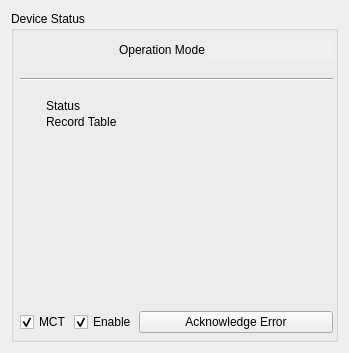
<?xml version="1.0" encoding="UTF-8"?>
<ui version="4.0">
 <class>ControllerStatus</class>
 <widget class="QWidget" name="ControllerStatus">
  <property name="enabled">
   <bool>true</bool>
  </property>
  <property name="geometry">
   <rect>
    <x>0</x>
    <y>0</y>
    <width>349</width>
    <height>353</height>
   </rect>
  </property>
  <property name="windowTitle">
   <string>Form</string>
  </property>
  <layout class="QGridLayout" name="gridLayout">
   <item row="0" column="0">
    <widget class="QGroupBox" name="groupBox_9">
     <property name="enabled">
      <bool>true</bool>
     </property>
     <property name="minimumSize">
      <size>
       <width>0</width>
       <height>0</height>
      </size>
     </property>
     <property name="title">
      <string>Device Status</string>
     </property>
     <layout class="QGridLayout" name="gridLayout_9">
      <property name="leftMargin">
       <number>6</number>
      </property>
      <property name="topMargin">
       <number>9</number>
      </property>
      <property name="rightMargin">
       <number>2</number>
      </property>
      <property name="bottomMargin">
       <number>6</number>
      </property>
      <property name="spacing">
       <number>2</number>
      </property>
      <item row="12" column="0">
       <widget class="QLabel" name="label_5">
        <property name="maximumSize">
         <size>
          <width>24</width>
          <height>24</height>
         </size>
        </property>
        <property name="text">
         <string/>
        </property>
        <property name="pixmap">
         <pixmap resource="../../../res/res.qrc">:/res/image/icon/205.png</pixmap>
        </property>
        <property name="scaledContents">
         <bool>true</bool>
        </property>
       </widget>
      </item>
      <item row="13" column="0">
       <widget class="QLabel" name="label_6">
        <property name="maximumSize">
         <size>
          <width>24</width>
          <height>24</height>
         </size>
        </property>
        <property name="text">
         <string/>
        </property>
        <property name="pixmap">
         <pixmap resource="../../../res/res.qrc">:/res/image/icon/activity.png</pixmap>
        </property>
        <property name="scaledContents">
         <bool>true</bool>
        </property>
       </widget>
      </item>
      <item row="12" column="1">
       <widget class="QLabel" name="label_2">
        <property name="text">
         <string>Status</string>
        </property>
       </widget>
      </item>
      <item row="12" column="2" colspan="3">
       <widget class="QLabel" name="labWorkingStatus">
        <property name="text">
         <string/>
        </property>
       </widget>
      </item>
      <item row="13" column="1">
       <widget class="QLabel" name="label_4">
        <property name="text">
         <string>Record Table</string>
        </property>
       </widget>
      </item>
      <item row="0" column="2">
       <widget class="QLabel" name="label">
        <property name="sizePolicy">
         <sizepolicy hsizetype="Preferred" vsizetype="Fixed">
          <horstretch>0</horstretch>
          <verstretch>0</verstretch>
         </sizepolicy>
        </property>
        <property name="text">
         <string>Operation Mode</string>
        </property>
       </widget>
      </item>
      <item row="13" column="2" colspan="3">
       <widget class="QLabel" name="labReccordName">
        <property name="text">
         <string/>
        </property>
       </widget>
      </item>
      <item row="0" column="3" colspan="2">
       <widget class="QLineEdit" name="edtOpMode">
        <property name="enabled">
         <bool>false</bool>
        </property>
        <property name="sizePolicy">
         <sizepolicy hsizetype="Expanding" vsizetype="Preferred">
          <horstretch>0</horstretch>
          <verstretch>0</verstretch>
         </sizepolicy>
        </property>
        <property name="frame">
         <bool>false</bool>
        </property>
       </widget>
      </item>
      <item row="14" column="1">
       <spacer name="verticalSpacer_2">
        <property name="orientation">
         <enum>Qt::Vertical</enum>
        </property>
        <property name="sizeHint" stdset="0">
         <size>
          <width>20</width>
          <height>40</height>
         </size>
        </property>
       </spacer>
      </item>
      <item row="10" column="1">
       <widget class="QLabel" name="labRole">
        <property name="toolTip">
         <string>User role</string>
        </property>
        <property name="text">
         <string/>
        </property>
       </widget>
      </item>
      <item row="15" column="0" rowspan="2" colspan="5">
       <layout class="QHBoxLayout" name="horizontalLayout">
        <property name="spacing">
         <number>2</number>
        </property>
        <item>
         <widget class="QCheckBox" name="chkMct">
          <property name="enabled">
           <bool>true</bool>
          </property>
          <property name="sizePolicy">
           <sizepolicy hsizetype="Fixed" vsizetype="Preferred">
            <horstretch>1</horstretch>
            <verstretch>0</verstretch>
           </sizepolicy>
          </property>
          <property name="minimumSize">
           <size>
            <width>50</width>
            <height>0</height>
           </size>
          </property>
          <property name="text">
           <string>MCT</string>
          </property>
          <property name="checked">
           <bool>true</bool>
          </property>
         </widget>
        </item>
        <item>
         <widget class="QCheckBox" name="chkPwr">
          <property name="enabled">
           <bool>true</bool>
          </property>
          <property name="sizePolicy">
           <sizepolicy hsizetype="Fixed" vsizetype="Preferred">
            <horstretch>1</horstretch>
            <verstretch>0</verstretch>
           </sizepolicy>
          </property>
          <property name="minimumSize">
           <size>
            <width>50</width>
            <height>0</height>
           </size>
          </property>
          <property name="text">
           <string>Enable</string>
          </property>
          <property name="checked">
           <bool>true</bool>
          </property>
         </widget>
        </item>
        <item>
         <widget class="QPushButton" name="btnAckError">
          <property name="enabled">
           <bool>true</bool>
          </property>
          <property name="sizePolicy">
           <sizepolicy hsizetype="Preferred" vsizetype="Preferred">
            <horstretch>2</horstretch>
            <verstretch>0</verstretch>
           </sizepolicy>
          </property>
          <property name="minimumSize">
           <size>
            <width>0</width>
            <height>0</height>
           </size>
          </property>
          <property name="text">
           <string>Acknowledge Error</string>
          </property>
          <property name="flat">
           <bool>false</bool>
          </property>
         </widget>
        </item>
       </layout>
      </item>
      <item row="10" column="0">
       <widget class="QLabel" name="label_3">
        <property name="maximumSize">
         <size>
          <width>24</width>
          <height>24</height>
         </size>
        </property>
        <property name="text">
         <string/>
        </property>
        <property name="pixmap">
         <pixmap resource="../../../res/res.qrc">:/res/image/icon/51.png</pixmap>
        </property>
        <property name="scaledContents">
         <bool>true</bool>
        </property>
       </widget>
      </item>
      <item row="8" column="0" colspan="5">
       <widget class="Line" name="line">
        <property name="orientation">
         <enum>Qt::Horizontal</enum>
        </property>
       </widget>
      </item>
      <item row="6" column="0" rowspan="2" colspan="2">
       <widget class="IoIndicator" name="radMc" native="true"/>
      </item>
      <item row="5" column="0" colspan="2">
       <widget class="IoIndicator" name="radAck" native="true">
        <property name="enabled">
         <bool>false</bool>
        </property>
       </widget>
      </item>
      <item row="1" column="0" colspan="2">
       <widget class="IoIndicator" name="radStart" native="true">
        <property name="enabled">
         <bool>false</bool>
        </property>
       </widget>
      </item>
      <item row="3" column="0" colspan="2">
       <widget class="IoIndicator" name="radEnabled" native="true">
        <property name="enabled">
         <bool>false</bool>
        </property>
       </widget>
      </item>
      <item row="2" column="0" colspan="2">
       <widget class="IoIndicator" name="radEnable" native="true">
        <property name="enabled">
         <bool>false</bool>
        </property>
       </widget>
      </item>
      <item row="0" column="0" colspan="2">
       <widget class="IoIndicator" name="radRdyEn" native="true">
        <property name="enabled">
         <bool>false</bool>
        </property>
       </widget>
      </item>
      <item row="4" column="0" colspan="2">
       <widget class="IoIndicator" name="radFault" native="true">
        <property name="enabled">
         <bool>false</bool>
        </property>
       </widget>
      </item>
      <item row="1" column="2" rowspan="7">
       <widget class="QLabel" name="label_7">
        <property name="enabled">
         <bool>true</bool>
        </property>
        <property name="text">
         <string/>
        </property>
        <property name="pixmap">
         <pixmap resource="../../../res/res.qrc">:/res/image/t4/db15.png</pixmap>
        </property>
        <property name="scaledContents">
         <bool>false</bool>
        </property>
       </widget>
      </item>
     </layout>
    </widget>
   </item>
  </layout>
 </widget>
 <customwidgets>
  <customwidget>
   <class>IoIndicator</class>
   <extends>QWidget</extends>
   <header>ioindicator.h</header>
   <container>1</container>
  </customwidget>
 </customwidgets>
 <resources>
  <include location="../../../res/res.qrc"/>
 </resources>
 <connections/>
</ui>
